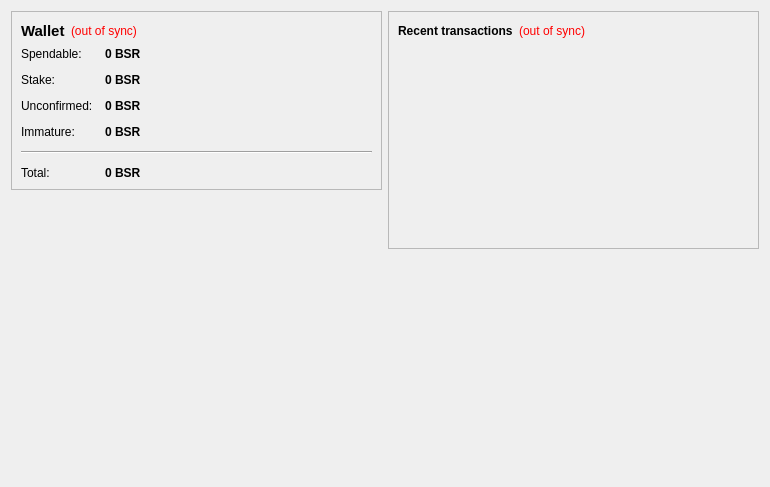
<?xml version="1.0" encoding="UTF-8"?>
<ui version="4.0">
 <class>OverviewPage</class>
 <widget class="QWidget" name="OverviewPage">
  <property name="geometry">
   <rect>
    <x>0</x>
    <y>0</y>
    <width>770</width>
    <height>487</height>
   </rect>
  </property>
  <property name="windowTitle">
   <string>Form</string>
  </property>
  <layout class="QHBoxLayout" name="horizontalLayout" stretch="1,1">
   <item>
    <layout class="QVBoxLayout" name="verticalLayout_2">
     <item>
      <widget class="QFrame" name="frame">
       <property name="frameShape">
        <enum>QFrame::StyledPanel</enum>
       </property>
       <property name="frameShadow">
        <enum>QFrame::Raised</enum>
       </property>
       <layout class="QVBoxLayout" name="verticalLayout_4">
        <item>
         <layout class="QHBoxLayout" name="horizontalLayout_4">
          <item>
           <widget class="QLabel" name="label_5">
            <property name="font">
             <font>
              <pointsize>11</pointsize>
              <weight>75</weight>
              <bold>true</bold>
             </font>
            </property>
            <property name="text">
             <string>Wallet</string>
            </property>
           </widget>
          </item>
          <item>
           <widget class="QLabel" name="labelWalletStatus">
            <property name="toolTip">
             <string>The displayed information may be out of date. Your wallet automatically synchronizes with the BitSoar network after a connection is established, but this process has not completed yet.</string>
            </property>
            <property name="styleSheet">
             <string notr="true">QLabel { color: red; }</string>
            </property>
            <property name="text">
             <string notr="true">(out of sync)</string>
            </property>
            <property name="alignment">
             <set>Qt::AlignLeading|Qt::AlignLeft|Qt::AlignVCenter</set>
            </property>
           </widget>
          </item>
          <item>
           <spacer name="horizontalSpacer_2">
            <property name="orientation">
             <enum>Qt::Horizontal</enum>
            </property>
            <property name="sizeHint" stdset="0">
             <size>
              <width>40</width>
              <height>20</height>
             </size>
            </property>
           </spacer>
          </item>
         </layout>
        </item>
        <item>
         <layout class="QFormLayout" name="formLayout_2">
          <property name="fieldGrowthPolicy">
           <enum>QFormLayout::AllNonFixedFieldsGrow</enum>
          </property>
          <property name="horizontalSpacing">
           <number>12</number>
          </property>
          <property name="verticalSpacing">
           <number>12</number>
          </property>
          <item row="0" column="0">
           <widget class="QLabel" name="label">
            <property name="text">
             <string>Spendable:</string>
            </property>
           </widget>
          </item>
          <item row="0" column="1">
           <widget class="QLabel" name="labelBalance">
            <property name="font">
             <font>
              <weight>75</weight>
              <bold>true</bold>
             </font>
            </property>
            <property name="cursor">
             <cursorShape>IBeamCursor</cursorShape>
            </property>
            <property name="toolTip">
             <string>Your current spendable balance</string>
            </property>
            <property name="text">
             <string notr="true">0 BSR</string>
            </property>
            <property name="textInteractionFlags">
             <set>Qt::LinksAccessibleByMouse|Qt::TextSelectableByKeyboard|Qt::TextSelectableByMouse</set>
            </property>
           </widget>
          </item>
          <item row="1" column="0">
           <widget class="QLabel" name="label_6">
            <property name="text">
             <string>Stake:</string>
            </property>
           </widget>
          </item>
          <item row="1" column="1">
           <widget class="QLabel" name="labelStake">
            <property name="font">
             <font>
              <weight>75</weight>
              <bold>true</bold>
             </font>
            </property>
            <property name="cursor">
             <cursorShape>IBeamCursor</cursorShape>
            </property>
            <property name="toolTip">
             <string>Total of coins that was staked, and do not yet count toward the current balance</string>
            </property>
            <property name="text">
             <string notr="true">0 BSR</string>
            </property>
            <property name="textInteractionFlags">
             <set>Qt::LinksAccessibleByMouse|Qt::TextSelectableByKeyboard|Qt::TextSelectableByMouse</set>
            </property>
           </widget>
          </item>
          <item row="2" column="0">
           <widget class="QLabel" name="label_3">
            <property name="text">
             <string>Unconfirmed:</string>
            </property>
           </widget>
          </item>
          <item row="2" column="1">
           <widget class="QLabel" name="labelUnconfirmed">
            <property name="font">
             <font>
              <weight>75</weight>
              <bold>true</bold>
             </font>
            </property>
            <property name="cursor">
             <cursorShape>IBeamCursor</cursorShape>
            </property>
            <property name="toolTip">
             <string>Total of transactions that have yet to be confirmed, and do not yet count toward the current balance</string>
            </property>
            <property name="text">
             <string notr="true">0 BSR</string>
            </property>
            <property name="textInteractionFlags">
             <set>Qt::LinksAccessibleByMouse|Qt::TextSelectableByKeyboard|Qt::TextSelectableByMouse</set>
            </property>
           </widget>
          </item>
          <item row="3" column="0">
           <widget class="QLabel" name="labelImmatureText">
            <property name="text">
             <string>Immature:</string>
            </property>
           </widget>
          </item>
          <item row="3" column="1">
           <widget class="QLabel" name="labelImmature">
            <property name="font">
             <font>
              <weight>75</weight>
              <bold>true</bold>
             </font>
            </property>
            <property name="toolTip">
             <string>Mined balance that has not yet matured</string>
            </property>
            <property name="text">
             <string notr="true">0 BSR</string>
            </property>
            <property name="textInteractionFlags">
             <set>Qt::LinksAccessibleByMouse|Qt::TextSelectableByKeyboard|Qt::TextSelectableByMouse</set>
            </property>
           </widget>
          </item>
          <item row="4" column="0" colspan="2">
           <widget class="Line" name="line">
            <property name="orientation">
             <enum>Qt::Horizontal</enum>
            </property>
           </widget>
          </item>
          <item row="5" column="0">
           <widget class="QLabel" name="labelTotalText">
            <property name="text">
             <string>Total:</string>
            </property>
           </widget>
          </item>
          <item row="5" column="1">
           <widget class="QLabel" name="labelTotal">
            <property name="font">
             <font>
              <weight>75</weight>
              <bold>true</bold>
             </font>
            </property>
            <property name="cursor">
             <cursorShape>IBeamCursor</cursorShape>
            </property>
            <property name="toolTip">
             <string>Your current total balance</string>
            </property>
            <property name="text">
             <string notr="true">0 BSR</string>
            </property>
            <property name="textInteractionFlags">
             <set>Qt::LinksAccessibleByMouse|Qt::TextSelectableByKeyboard|Qt::TextSelectableByMouse</set>
            </property>
           </widget>
          </item>
         </layout>
        </item>
       </layout>
      </widget>
     </item>
     <item>
      <spacer name="verticalSpacer">
       <property name="orientation">
        <enum>Qt::Vertical</enum>
       </property>
       <property name="sizeHint" stdset="0">
        <size>
         <width>20</width>
         <height>40</height>
        </size>
       </property>
      </spacer>
     </item>
     <item>
      <widget class="QLabel" name="label_2">
       <property name="autoFillBackground">
        <bool>true</bool>
       </property>
       <property name="text">
        <string/>
       </property>
       <property name="pixmap">
        <pixmap resource="../bitcoin.qrc">:/icons/drmbg</pixmap>
       </property>
       <property name="scaledContents">
        <bool>false</bool>
       </property>
       <property name="margin">
        <number>0</number>
       </property>
      </widget>
     </item>
    </layout>
   </item>
   <item>
    <layout class="QVBoxLayout" name="verticalLayout_3">
     <item>
      <widget class="QFrame" name="frame_2">
       <property name="frameShape">
        <enum>QFrame::StyledPanel</enum>
       </property>
       <property name="frameShadow">
        <enum>QFrame::Raised</enum>
       </property>
       <layout class="QVBoxLayout" name="verticalLayout">
        <item>
         <layout class="QHBoxLayout" name="horizontalLayout_2">
          <item>
           <widget class="QLabel" name="label_4">
            <property name="text">
             <string>&lt;b&gt;Recent transactions&lt;/b&gt;</string>
            </property>
           </widget>
          </item>
          <item>
           <widget class="QLabel" name="labelTransactionsStatus">
            <property name="toolTip">
             <string>The displayed information may be out of date. Your wallet automatically synchronizes with the BitSoar network after a connection is established, but this process has not completed yet.</string>
            </property>
            <property name="styleSheet">
             <string notr="true">QLabel { color: red; }</string>
            </property>
            <property name="text">
             <string notr="true">(out of sync)</string>
            </property>
            <property name="alignment">
             <set>Qt::AlignRight|Qt::AlignTrailing|Qt::AlignVCenter</set>
            </property>
           </widget>
          </item>
          <item>
           <spacer name="horizontalSpacer">
            <property name="orientation">
             <enum>Qt::Horizontal</enum>
            </property>
            <property name="sizeHint" stdset="0">
             <size>
              <width>40</width>
              <height>20</height>
             </size>
            </property>
           </spacer>
          </item>
         </layout>
        </item>
        <item>
         <widget class="QListView" name="listTransactions">
          <property name="styleSheet">
           <string notr="true">QListView { background: transparent; }</string>
          </property>
          <property name="frameShape">
           <enum>QFrame::NoFrame</enum>
          </property>
          <property name="verticalScrollBarPolicy">
           <enum>Qt::ScrollBarAlwaysOff</enum>
          </property>
          <property name="horizontalScrollBarPolicy">
           <enum>Qt::ScrollBarAlwaysOff</enum>
          </property>
          <property name="selectionMode">
           <enum>QAbstractItemView::NoSelection</enum>
          </property>
         </widget>
        </item>
       </layout>
      </widget>
     </item>
     <item>
      <spacer name="verticalSpacer_2">
       <property name="orientation">
        <enum>Qt::Vertical</enum>
       </property>
       <property name="sizeHint" stdset="0">
        <size>
         <width>20</width>
         <height>40</height>
        </size>
       </property>
      </spacer>
     </item>
    </layout>
   </item>
  </layout>
 </widget>
 <resources/>
 <connections/>
</ui>
